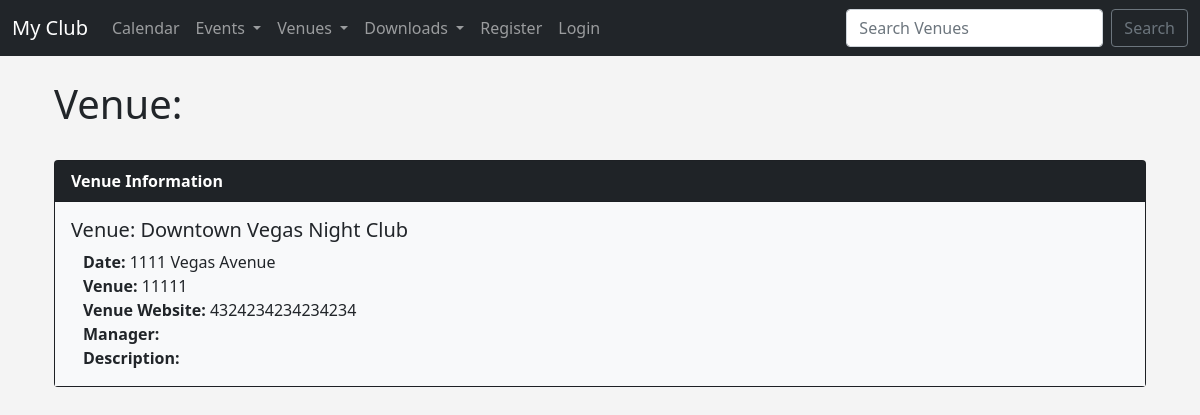
The app's page /show_venue/5 with its own data.
### events/models.py (models this page shows)
class Venue(models.Model):
    name = models.CharField('Venue name', max_length=120)
    address = models.CharField(max_length=300)
    zip_code = models.CharField("Zip Code", max_length=15)
    phone = models.CharField('Contact Phone', max_length=25, blank=True)
    web = models.URLField('Website Address', blank=True)
    email_address = models.EmailField('Email Address', blank=True)
    owner = models.IntegerField('Venue Owner', blank=False, default=1)
    def __str__(self):
        return self.name

### events/views.py (the view)
# urls.py: path('show_venue/<venue_id>', views.show_venue, name="show-venue"),
def show_venue(request, venue_id):
    venue = Venue.objects.get(pk=venue_id)
    return render(request, 'events/show_venue.html', {
        'venue': venue,
    })

### events/templates/events/show_venue.html (shortened to what this page needs)
{% extends 'events/base.html' %}
{% block content %}
<div class="container">
    <h1>Venue: </h1><br>
<div class="card text-white bg-dark mb-3">
  <div class="card-header" style="color: #fff; font-weight: bold">
    Venue Information
  </div>
  <div class="card-body bg-light text-dark">
    <h5 class="card-title">Venue: {{ venue }}</h5>
    <p class="card-text container">
            <strong>Date: </strong> {{ venue.address }}<br>
            <strong>Venue: </strong> {{ venue.zip_code }} <br>
            <strong>Venue Website: </strong> {{ venue.phone }}<br>
            <strong>Manager: </strong> {{ venue.email_address }}<br>
            <strong>Description: </strong> {{ venue.web }}<br>
    </p>
  </div>
    </div>
{% endblock %}

### events/templates/events/base.html (style rules this page uses)
body { background-color: #f4f4f4; }

### records on screen
Venue: name "Downtown Vegas Night Club", address "1111 Vegas Avenue", zip_code "11111", phone "4324234234234234"
